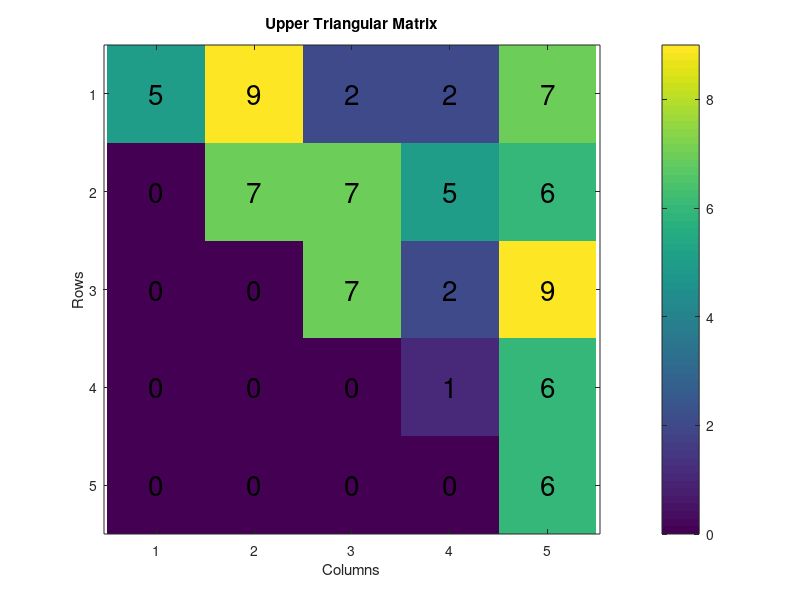

Write MATLAB code to recreate this figure.
% Clear workspace, command window, and close all figures
clc; clear; close all;

% Create a random matrix using randi
randomMatrix = randi(10, 5, 5); % Generate a 5x5 matrix with integers between 1 and 10

%%%%%%% TODO %%%%%%%
% Create upper triangular matrix from the random matrix
% Use function 'triu(matrix)' to create upper triangular matrix
% or 'tril(matrix)' to create lower triangular matrix
% Refer to the lecture slide 15
upperTriangularMatrix = triu(randomMatrix);
%%%%%%%%%%%%%%%%%%%%

% You can create lower triangular matrix use function 'tril(matrix)'

% Create and visualize the upper triangular matrix
figure;
imagesc(upperTriangularMatrix); % Display the matrix as a color image
title('Upper Triangular Matrix');
xlabel('Columns');
ylabel('Rows');
colorbar; % Show a color scale
axis equal tight; % Adjust axes to fit tightly around the data
% Add text annotations for each element in the upper triangular matrix
[numRows, numCols] = size(upperTriangularMatrix);
for row = 1:numRows
    for col = 1:numCols
        text(col, row, num2str(upperTriangularMatrix(row, col), '%d'), ...
            'HorizontalAlignment', 'center', ...
            'VerticalAlignment', 'middle', ...
            'FontSize',20);
    end
end